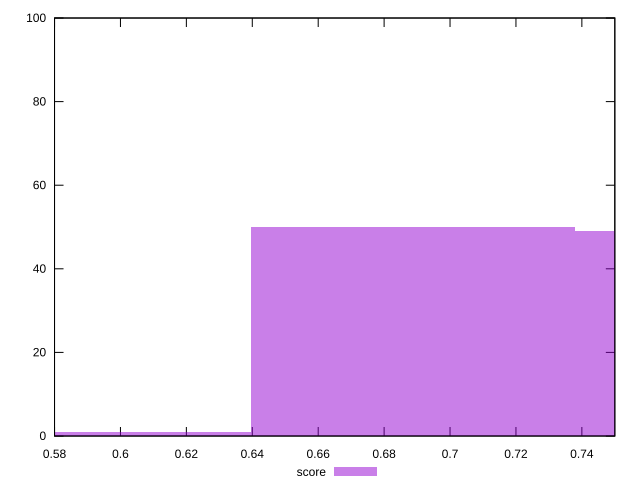

Write the gnuplot code that produced this figure.
reset

$score <<EOF
0.6888205088002632 50
0.7872234386288722 49
0.5904175789716541 1
EOF

set key outside below
set boxwidth 0.09840292982860903
set xrange [0.58:0.75]
set yrange [0:100]
set trange [0:100]
set style fill transparent solid 0.5 noborder
set terminal svg size 640, 490 enhanced background rgb 'white'
set output "reports/report_00030_2021-02-24T20-42-31.540Z/unused-css-rules/samples/astro/score/histogram.svg"

plot $score title "score" with boxes

reset
